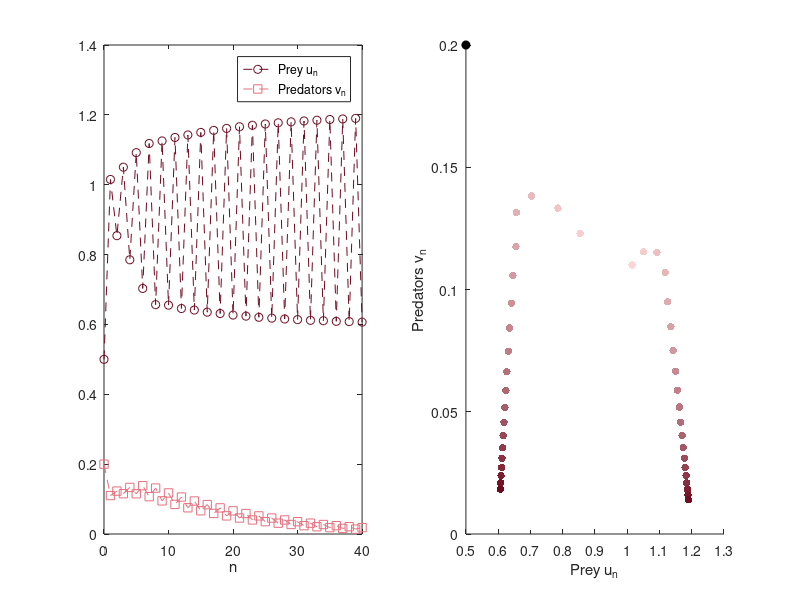

MATLAB code for this plot:
% Fig. 2.5: Predator-prey model, the predators die out (book, Section 2.1, Eq. 2.3)
% u_{n+1} = (1 + r) u_n - r u_n^2 - gamma u_n v_n,  v_{n+1} = gamma u_n v_n  with r = 2.5, gamma = 1.1, u_0 = 0.5, v_0 = 0.2
% (c) 2026 Philipp Kügler · Program for the book "Dynamical Systems in the Life Sciences" · MIT License (see LICENSE)
r = 2.5; gamma = 1.1; N = 40;
u = zeros(1, N + 1); v = zeros(1, N + 1);
u(1) = 0.5; v(1) = 0.2;                       % MATLAB counts from 1: u(1) is u_0
for k = 1:N
    u(k + 1) = (1 + r) * u(k) - r * u(k)^2 - gamma * u(k) * v(k);
    v(k + 1) = gamma * u(k) * v(k);
end
fprintf('v_0, v_10, v_20, v_40 = %.4f  %.4f  %.4f  %.4f  -> the predators die out\n', v([1 11 21 41]));
fprintf('u_36 ... u_40 = '); fprintf('%.3f  ', u(37:41)); fprintf('\n');

n = 0:N;
subplot(1, 2, 1);
plot(n, u, '--o', 'Color', [0.43 0.04 0.12]); hold on
plot(n, v, '--s', 'Color', [0.89 0.44 0.49]); hold off
xlabel('n'); legend('Prey u_n', 'Predators v_n');
subplot(1, 2, 2);
rot = [linspace(1, 0.43, 64)' linspace(0.85, 0.04, 64)' linspace(0.85, 0.12, 64)'];
colormap(rot); scatter(u, v, 30, n, 'filled'); hold on              % light: early, dark: late
plot(u(1), v(1), 'ko', 'MarkerFaceColor', 'k'); hold off
xlabel('Prey u_n'); ylabel('Predators v_n');
